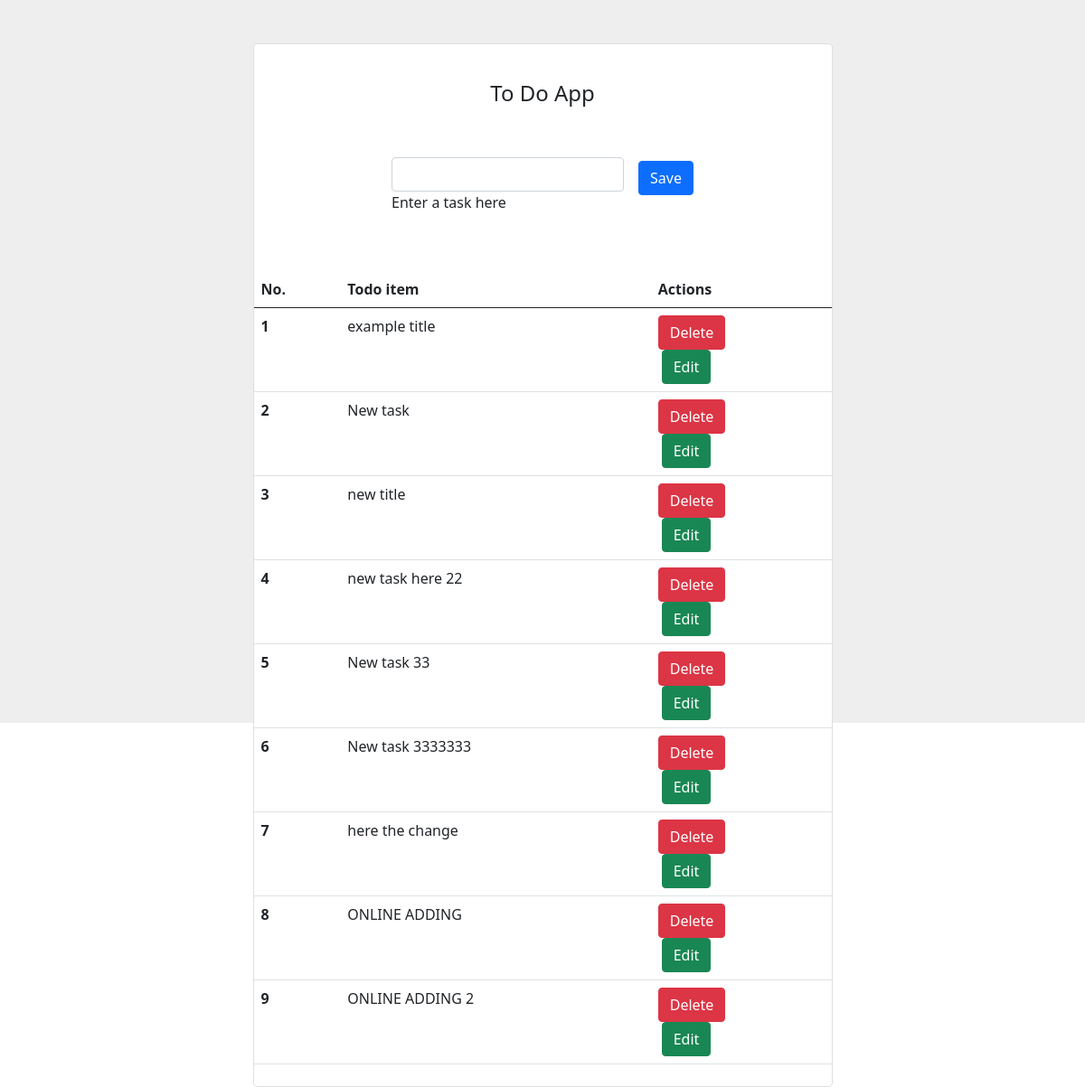
/, run on an earlier commit of the app's database.
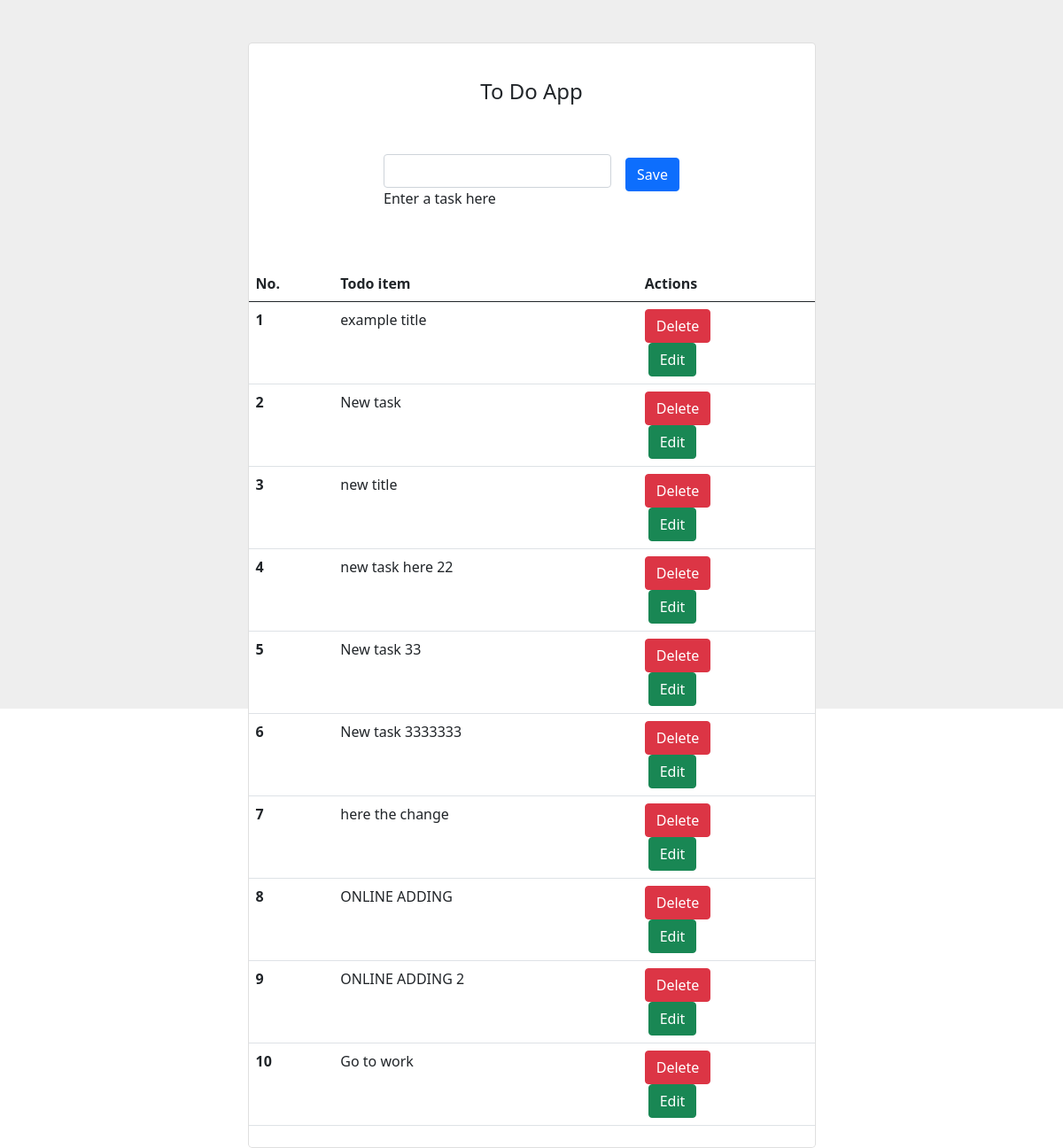
And on a later commit of the database.
### app.py (models this page shows, shortened)
class Task(db.Model):
    id = db.Column(db.Integer, primary_key=True)
    title = db.Column(db.String(128), unique=True, nullable=False)

### app.py (the view)
@app.route("/", methods=["GET"])
def index():
  tasks = Task.query.all()
  return render_template("index.html", tasks=tasks)

### templates/index.html (shortened to what this page needs)
<!DOCTYPE html>
<html lang="en">
  <head>
    <link
      href="https://cdn.jsdelivr.net/npm/bootstrap@5.1.0/dist/css/bootstrap.min.css"
      rel="stylesheet"
    />
  </head>
  <body>
    <section class="vh-100" style="background-color: #eee">
      <div class="container py-5 h-100">
        <div class="row d-flex justify-content-center align-items-center h-100">
          <div class="col col-lg-9 col-xl-7">
            <div class="card rounded-3">
              <div class="card-body p-4">
                <h4 class="text-center my-3 pb-3">To Do App</h4>
                <form
                  class="row row-cols-lg-auto g-3 justify-content-center align-items-center mb-4 pb-2"
                  method="POST"
                  action="/add"
                >
                  <div class="col-12 pt-4">
                    <div class="form-outline">
                      <input type="text" id="title" name="title" class="form-control" />
                      <label class="form-label" for="form1"
                        >Enter a task here</label
                      >
                    </div>
                  </div>
                  <div class="col-12">
                    <button type="submit" class="btn btn-primary">
                    Save
                    </button>
                    </div>
                  </div>
                <table class="table mb-4">
                  <thead>
                    <tr>
                      <th scope="col">No.</th>
                      <th scope="col">Todo item</th>
                      <th scope="col">Actions</th>
                    </tr>
                  </thead>
                  <tbody>
                    {% for task in tasks %}
                    <tr>
                      <th scope="row">{{ loop.index }}</th>
                      <td>{{ task.title }}</td>
                      <td>
                        <form action="/delete/{{ task.id }}" method="POST">
                          <button
                            type="submit" class="btn btn-danger">
                            Delete
                          </button>
                        </form>
                        <a
                          class="btn btn-success ms-1"
                          data-bs-toggle="modal"
                          data-bs-target="#updates{{ task.id }}"
                        >
                          Edit
                      </a>
                      </td>
                    </tr>
                    {% endfor %}
                  </tbody>
                </table>
              </div>
            </div>
          </div>
        </div>
    </section>
  </body>
</html>

What changed in the data, as far as the page shows it:
added Task: title "Go to work"
